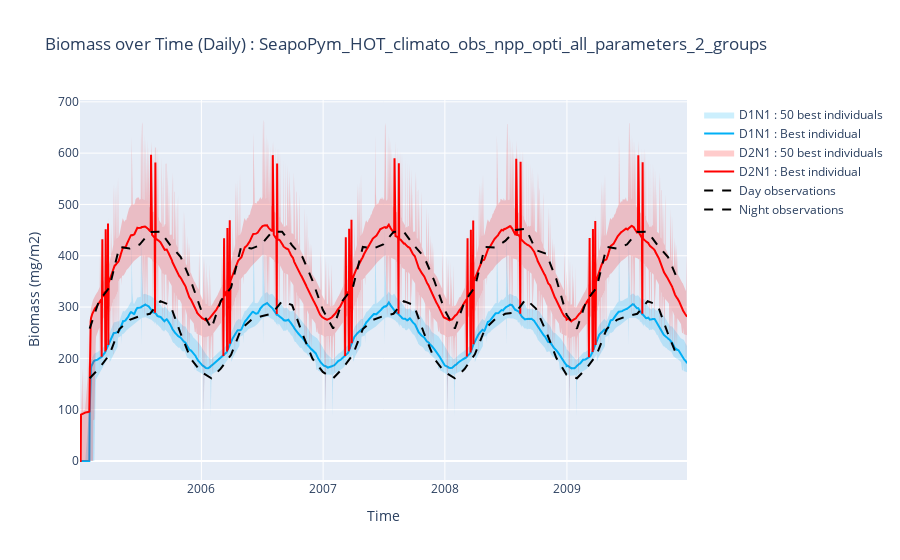

Notebook cell for this chart:
### Code cell
x = model_print.export_biomass().time.to_series()
x_rev = pd.concat([x, x[::-1]])

# D1N1 data
y_D1N1 = (
    model_print.export_biomass()
    .sel(functional_group=0)
    .pint.quantify()
    .pint.to("mg/m2")
    .pint.dequantify()
    .data.flatten()
)
y_D1N1_upper = max_biomass_D1N1.to("milligram / meter ** 2")
y_D1N1_lower = min_biomass_D1N1.to("milligram / meter ** 2")[::-1]
y_D1N1_rev = np.concatenate([y_D1N1_upper, y_D1N1_lower])

# D2N1 data
y_D2N1 = (
    model_print.export_biomass()
    .sel(functional_group=1)
    .pint.quantify()
    .pint.to("mg/m2")
    .pint.dequantify()
    .data.flatten()
) + y_D1N1
y_D2N1_upper = max_biomass_D2N1.to("milligram / meter ** 2") + y_D1N1_upper
y_D2N1_lower = min_biomass_D2N1.to("milligram / meter ** 2")[::-1] + y_D1N1_lower
y_D2N1_rev = np.concatenate([y_D2N1_upper, y_D2N1_lower])

fig = go.Figure()

# D1N1 traces
fig.add_trace(
    go.Scatter(
        x=x_rev,
        y=y_D1N1_rev,
        fill="toself",
        fillcolor="rgba(0,176,246,0.2)",
        line_color="rgba(255,255,255,0)",
        name=f"D1N1 : {NB_INDIVIDUAL_TO_SHOW} best individuals",
    )
)

fig.add_trace(
    go.Scatter(
        x=x,
        y=y_D1N1,
        line_color="rgb(0,176,246)",
        name="D1N1 : Best individual",
    )
)

# D2N1 traces
fig.add_trace(
    go.Scatter(
        x=x_rev,
        y=y_D2N1_rev,
        fill="toself",
        fillcolor="rgba(255,0,0,0.2)",
        line_color="rgba(255,255,255,0)",
        name=f"D2N1 : {NB_INDIVIDUAL_TO_SHOW} best individuals",
    )
)

fig.add_trace(
    go.Scatter(
        x=x,
        y=y_D2N1,
        line_color="rgb(255,0,0)",
        name="D2N1 : Best individual",
    )
)

fig.add_trace(
    go.Scatter(
        x=observations.day.time.data.flatten(),
        y=observations.day.pint.quantify().pint.to("mg/m2").pint.dequantify().data.flatten(),
        mode="lines",
        name="Day observations",
        line=dict(dash="dash", color="black"),
    )
)

fig.add_trace(
    go.Scatter(
        x=observations.night.time.data.flatten(),
        y=observations.night.pint.quantify().pint.to("mg/m2").pint.dequantify().data.flatten(),
        mode="lines",
        name="Night observations",
        line=dict(dash="dash", color="black"),
    )
)

fig.update_layout(
    xaxis_title="Time",
    yaxis_title="Biomass (mg/m2)",
    title=f"Biomass over Time (Daily) : {export_file_name}",
    showlegend=True,
)
fig.show()
